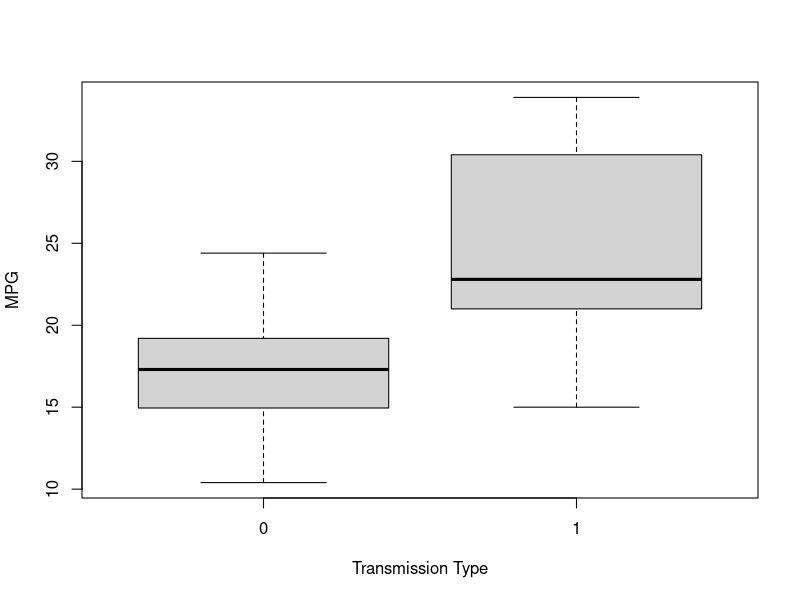
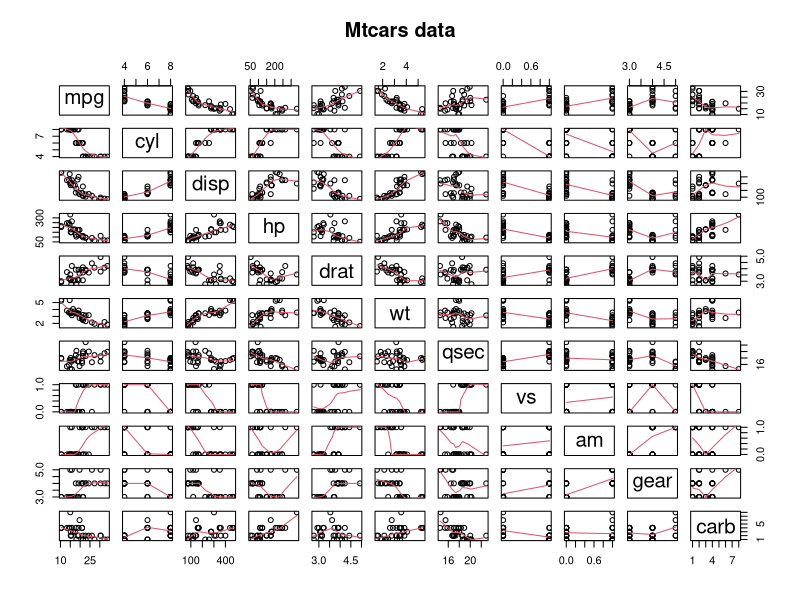
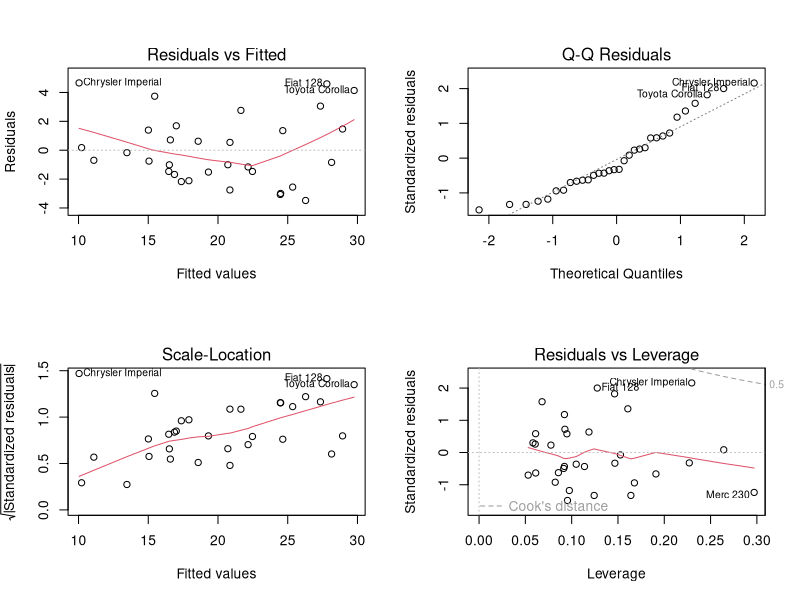

Reproduce these figures in R, in order.
## ---- chunk 1
library(knitr)
opts_chunk$set(fig.width=5, fig.height=5)
## ---- chunk 2
library(ggplot2)
data(mtcars)
head(mtcars,3)
str(mtcars,list.len=3)
## ---- chunk 3
ttest<-t.test(mpg~am,data=mtcars)
ttest
## ---- chunk 4
am_model <- lm(mpg~am,data=mtcars)
summary(am_model)$sigma
summary(am_model)$adj.r.squared
## ---- chunk 5
observed_model<- lm(mpg~cyl+disp+hp+drat+wt+am,data=mtcars)
summary(observed_model)$sigma
summary(observed_model)$adj.r.squared
## ---- chunk 6
all_model<- lm(mpg~.,data=mtcars)
summary(all_model)$sigma
summary(all_model)$adj.r.squared
## ---- chunk 7
newmodel<-step(all_model)
## ---- chunk 8
summary(newmodel)
## ---- chunk 9
boxplot(mpg ~ am, data=mtcars, xlab="Transmission Type", ylab="MPG", main="")
## ---- chunk 10
pairs(mtcars,panel=panel.smooth,main="Mtcars data")
## ---- chunk 11
par(mfrow=c(2,2))
plot(newmodel)
